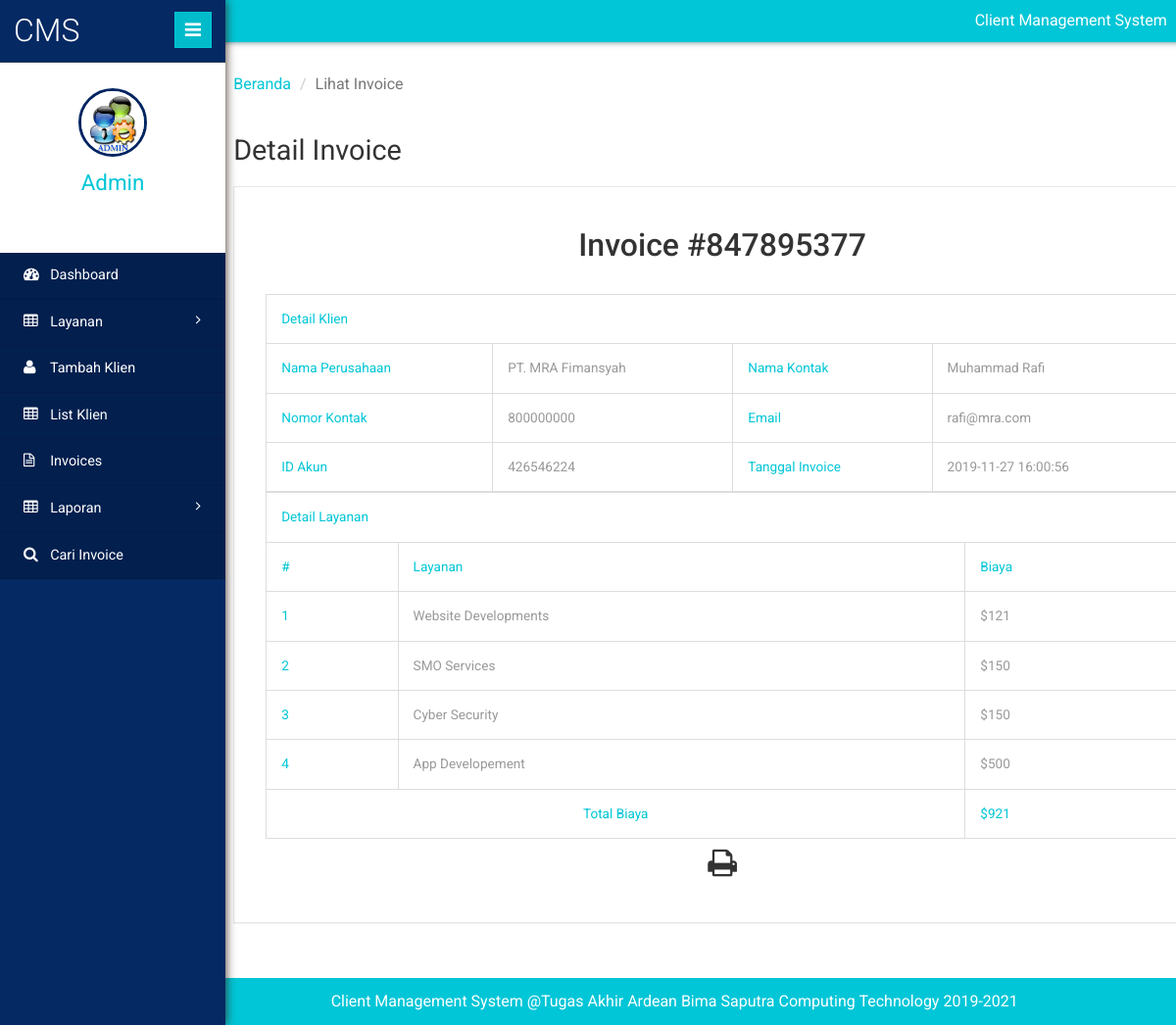
The page /admin/view-invoice.php?invoiceid=847895377 (signed in) on the database its author committed.
### tables this page shows
CREATE TABLE `tblservices` (
  `ID` int(10) NOT NULL,
  `ServiceName` varchar(200) DEFAULT NULL,
  `ServicePrice` varchar(200) DEFAULT NULL,
  `CreationDate` timestamp NULL DEFAULT current_timestamp()
);

### admin/view-invoice.php (the view, shortened to what this page needs)
<?php
include('includes/dbconnection.php');
if (strlen($_SESSION['clientmsaid']==0)) {
  header('location:logout.php');
  } else{
  	?>
<!DOCTYPE HTML>
<html>
<head>
	<link href="css/bootstrap.min.css" rel='stylesheet' type='text/css' />
	<link href="css/style.css" rel='stylesheet' type='text/css' />
	<link href="css/font-awesome.css" rel="stylesheet">
	<link rel="stylesheet" href="css/icon-font.min.css" type='text/css' />
</head>
<body>
	<div class="page-container">
		<div class="left-content">
			<div class="inner-content">
				<?php include_once('includes/header.php');?>
				<div class="outter-wp">
					<div class="sub-heard-part">
						<ol class="breadcrumb m-b-0">
							<li><a href="dashboard.php">Beranda</a></li>
							<li class="active">Lihat Invoice</li>
						</ol>
					</div>
		<div class="graph-visual tables-main" id="exampl">
						<h3 class="inner-tittle two">Detail Invoice </h3>
<?php
$invid=intval($_GET['invoiceid']);
$sql="select distinct tblclient.ContactName,tblclient.CompanyName,tblclient.Workphnumber,tblclient.Email,tblclient.AccountID,tblinvoice.BillingId,tblinvoice.PostingDate from  tblclient
	join tblinvoice on tblclient.ID=tblinvoice.Userid  where tblinvoice.BillingId=:invid";
$query = $dbh -> prepare($sql);
$query->bindParam(':invid',$invid,PDO::PARAM_STR);
$query->execute();
$results=$query->fetchAll(PDO::FETCH_OBJ);
$cnt=1;
if($query->rowCount() > 0)
{
foreach($results as $row)
{               ?>
						<div class="graph">
							<div class="tables">
								<h4>Invoice #<?php echo $invid;?></h4>
													<table class="table table-bordered" width="100%" border="1">
<tr>
<th colspan="8">Detail Klien</th>
</tr>
							 <tr>
								<th>Nama Perusahaan</th>
								<td><?php  echo htmlentities($row->CompanyName);?></td>
								<th>Nama Kontak</th>
								<td><?php  echo htmlentities($row->ContactName);?></td> </tr>
								<tr>
								<th>Nomor Kontak</th>
								<td><?php  echo htmlentities($row->Workphnumber);?></td>
								<th>Email </th>
								<td><?php  echo htmlentities($row->Email);?></td>
							</tr>
							 <tr>
								<th>ID Akun</th>
								<td><?php echo htmlentities($row->AccountID);?></td>
								<th>Tanggal Invoice</th>
								<td colspan="6"><?php echo  htmlentities($row->PostingDate);?></td>
							</tr>
<?php $cnt=$cnt+1;}} ?>
</table>
<table class="table table-bordered" width="100%" border="1">
<tr>
<th colspan="3">Detail Layanan</th>
</tr>
<tr>
<th>#</th>
<th>Layanan</th>
<th>Biaya</th>
</tr>
<?php
$ret="select tblservices.ServiceName,tblservices.ServicePrice
	from  tblinvoice
	join tblservices on tblservices.ID=tblinvoice.ServiceId
	where tblinvoice.BillingId=:invid";
$query1 = $dbh -> prepare($ret);
$query1->bindParam(':invid',$invid,PDO::PARAM_STR);
$query1->execute();
$results=$query1->fetchAll(PDO::FETCH_OBJ);
$cnt=1;
if($query1->rowCount() > 0)
{
foreach($results as $row1)
{               ?>
<tr>
<th><?php echo $cnt;?></th>
<td><?php echo $row1->ServiceName?></td>
<td><?php echo "$".$subtotal=$row1->ServicePrice?></td>
</tr>
<?php
$gtotal+=$subtotal;
 $cnt=$cnt+1;}
} ?>
<tr>
<th colspan="2" style="text-align:center">Total Biaya</th>
<th><?php echo "$".$gtotal?></th>
</tr>
</table>
<p style="margin-top:1%"  align="center">
  <i class="fa fa-print fa-2x" style="cursor: pointer;"  OnClick="CallPrint(this.value)" ></i>
</p>
							</div>
						</div>
					</div>
				</div>
				<?php include_once('includes/footer.php');?>
			</div>
		</div>
		<?php include_once('includes/sidebar.php');?>
	</div>
</body>
</html>
<?php }  ?>

### admin/includes/sidebar.php (shortened to what this page needs)
 <div class="sidebar-menu">
    <header class="logo">
        <a href="#" class="sidebar-icon"> <span class="fa fa-bars"></span> </a> <a href="dashboard.php"> <span id="logo"> <h1>CMS</h1></span>
        </a>
    </header>
    <div class="down">
        <?php
$aid=$_SESSION['clientmsaid'];
$sql="SELECT AdminName from  tbladmin where ID=:aid";
$query = $dbh -> prepare($sql);
$query->bindParam(':aid',$aid,PDO::PARAM_STR);
$query->execute();
$results=$query->fetchAll(PDO::FETCH_OBJ);
$cnt=1;
if($query->rowCount() > 0)
{
foreach($results as $row)
{               ?>
        <a href="dashboard.php"><img src="images/images.jpg" height="70" width="70"></a>
        <a href="dashboard.php"><span class=" name-caret"><?php  echo $row->AdminName;?></span></a>
        <?php $cnt=$cnt+1;}} ?>
        <ul>
            <li><a class="tooltips" href="admin-profile.php"><span>Profil</span><i class="lnr lnr-user"></i></a></li>
            <li><a class="tooltips" href="change-password.php"><span>Pengaturan</span><i class="lnr lnr-cog"></i></a></li>
            <li><a class="tooltips" href="logout.php"><span>Keluar</span><i class="lnr lnr-power-switch"></i></a></li>
        </ul>
    </div>
    <div class="menu">
        <ul id="menu" >
            <li><a href="dashboard.php"><i class="fa fa-tachometer"></i> <span>Dashboard</span></a></li>
            <li id="menu-academico" ><a href="#"><i class="fa fa-table"></i> <span> Layanan</span> <span class="fa fa-angle-right" style="float: right"></span></a>
            </li>
            <li><a href="add-client.php"><i class="fa fa-user"></i> <span>Tambah Klien</span></a></li>
            <li><a href="manage-client.php"><i class="fa fa-table"></i> <span>List Klien</span></a></li>
            <li><a href="invoices.php"><i class="fa fa-file-text-o"></i> <span>Invoices</span></a></li>
            <li id="menu-academico" ><a href="#"><i class="fa fa-table"></i> <span> Laporan</span> <span class="fa fa-angle-right" style="float: right"></span></a>
            </li>
            <li><a href="search-invoices.php"><i class="fa fa-search"></i> <span>Cari Invoice</span></a></li>
        </ul>
    </div>
</div>

### rows shown on the page
tblservices: ServiceName "Website Developments", ServicePrice "121"
tblservices: ServiceName "SMO Services", ServicePrice "150"
tblservices: ServiceName "Cyber Security", ServicePrice "150"
tblservices: ServiceName "App Developement", ServicePrice "500"

### other values the page prints
$row->CompanyName "PT. MRA Fimansyah"
$row->ContactName "Muhammad Rafi"
$row->Workphnumber "800000000"
$row->Email "rafi@mra.com"
$row->AccountID "426546224"
$row->PostingDate "2019-11-27 16:00:56"
$gtotal "921"
$row->AdminName "Admin"
